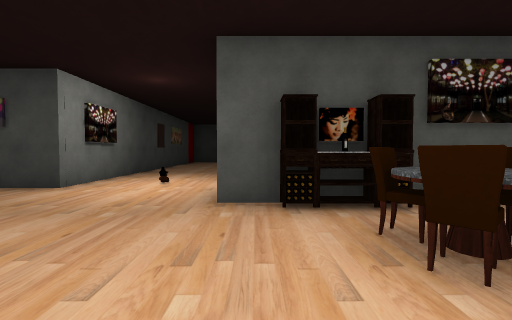
view 1 (above)

16 first-person views from a walk through a scene from a Unity 3-D project. The camera is 1.4 m above the floor, tilts 2° down and sees 85° across. The floor is counted in squares, 2 m on a side. Each view is taken from the middle of a square. On the plan, view 1 faces up. The plan holds only what a view shows up to about 9 squares ahead; the rest is blank. Some surface patterns are stand-ins.

view 2
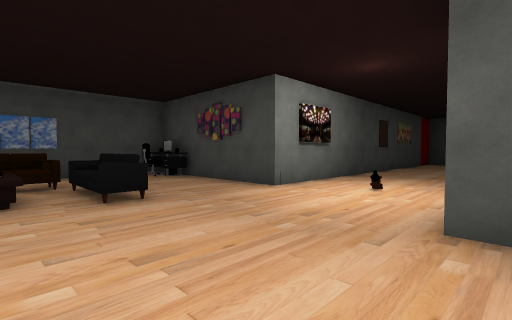

view 3
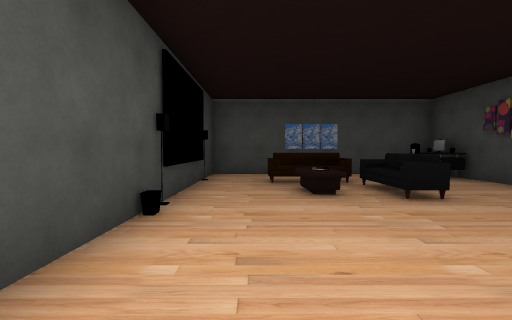

view 4
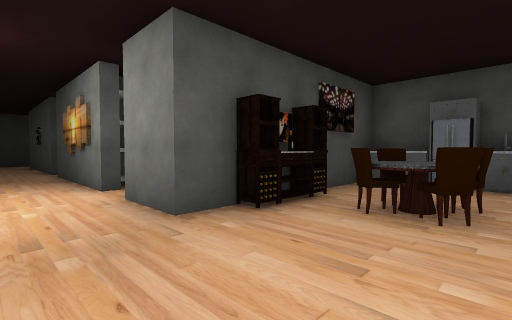

view 5
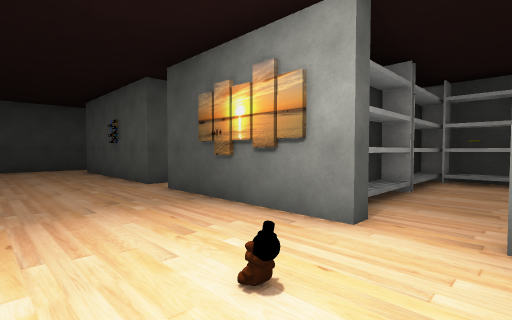

view 6
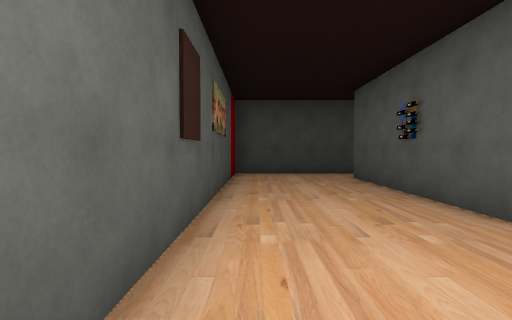

view 7
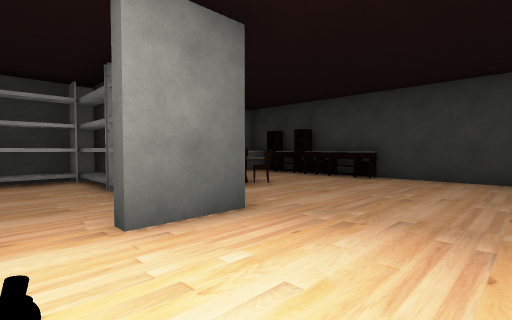

view 8
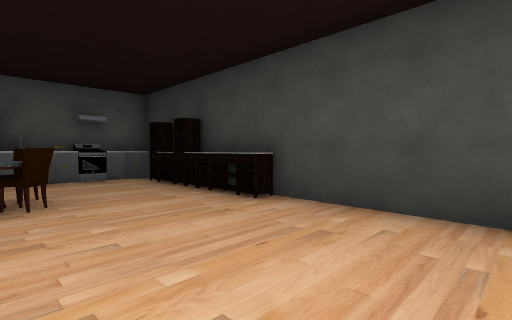

view 9
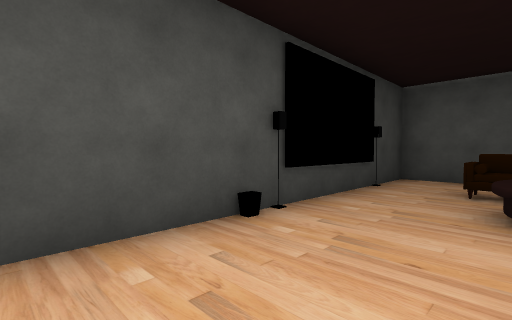

view 10
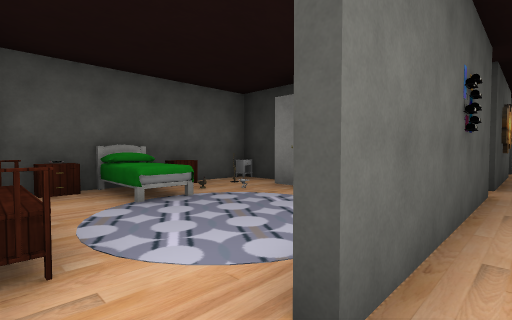

view 11
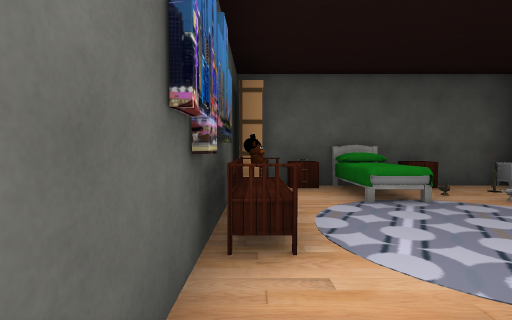

view 12
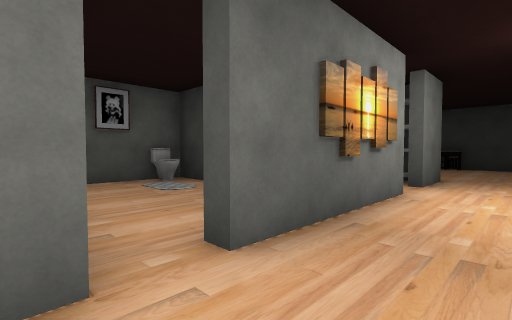

view 13
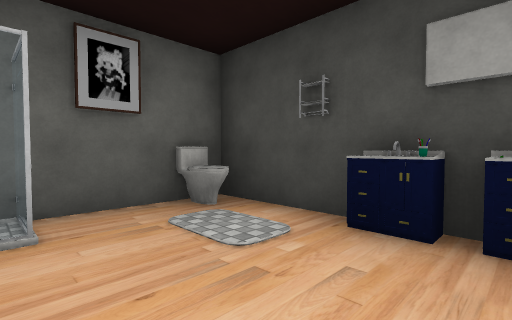

view 14
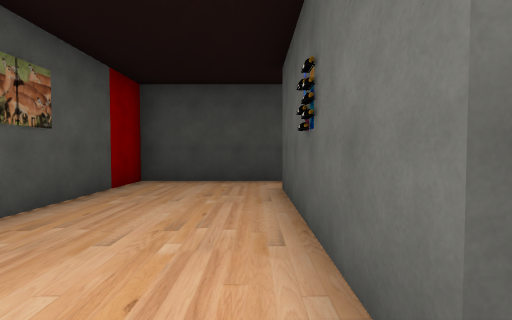

view 15
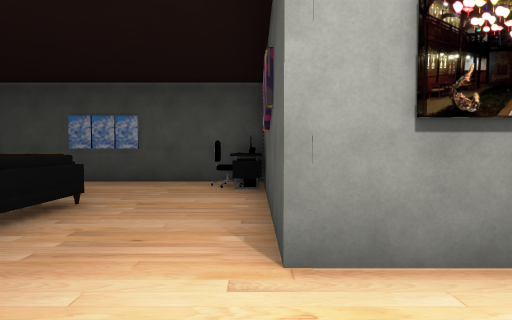

view 16
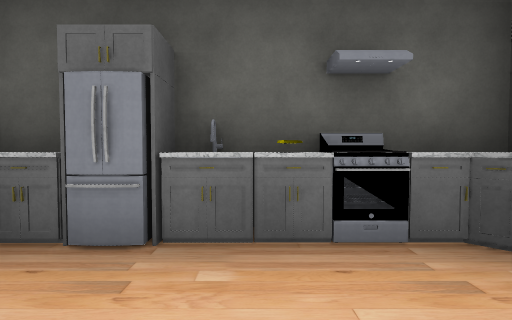

### Floor plan
Points are (right, up) in squares from view 1. A wall is a line through its corners. A room is listed if a view was taken in it or the views show most of it. See-through windows are left out.
Room 1 (views 1, 2, 3, 4, 5, 6, 7, 8, 9, 10, 11, 12, 13, 14, 15, 16)
walls: (-0.1, 6.2) (-0.5, 6.2) (-0.5, 9.8) (-0.1, 9.8); (0.5, 3.7) (-0.5, 3.7) (-0.5, 5.1); (1.4, 7.3) (2.5, 7.3); (1.9, 3.3) (1.4, 3.3); (1.5, 7.3) (1.5, 7.6) (2.2, 7.6); (2.5, 3.7) (2, 3.7); (2.2, 7) (0, 7); (4.5, 4.4) (4.5, 7); (0, 10.6) (-0.5, 10.6) (-0.5, 15.1); (4.1, 2.4) (4.1, 3); (4.5, 7.2) (4.5, 9.9); (-0.1, -0.9) (0.4, -0.9); (-7.2, 4.9) (-7.7, 4.9); (4.1, 0.5) (4.1, 1.6); (4.5, -1.4) (4.5, 3.8); (-0.5, 16.4) (-3.6, 16.4) (-3.6, 5.2) (-8.2, 5.2) (-8.2, -1.3) (0.5, -1.3)
ways out: opening at (0, 16)
objects: other object (-7, 4); other object (-6, 1) to (-6, 2); other object (-5, 1); other object (-5, 2) to (-4, 2); other object (1, -1); other object (1, 1); other object (1, 2); other object (1, 3); other object (1, 4); other object (1, 7); other object (2, -1) to (3, -1); other object (2, 2); other object (2, 11) to (2, 12); other object (3, 2); other object (3, 4) to (4, 4); other object (3, 7) to (4, 7); other object (4, 0); other object (4, 2); other object (4, 5) to (4, 6); other object (4, 8)

Positions as (right, up) in squares from view 1, and headings:
1: (0, 0), facing up
2: (0, 1), facing up-left
3: (0, 0), facing left
4: (-2, 1), facing up-right
5: (-3, 5), facing up-right
6: (-3, 8), facing up
7: (-3, 6), facing down-right
8: (-3, 2), facing down-right
9: (-1, 1), facing down-left
10: (-1, 16), facing down-right
11: (-1, 16), facing right
12: (-2, 11), facing down-right
13: (1, 10), facing down-right
14: (-1, 10), facing up
15: (-2, 5), facing left
16: (2, 1), facing right
